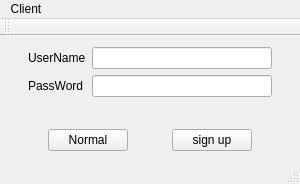
<?xml version="1.0" encoding="UTF-8"?>
<ui version="4.0">
 <class>ClientMain</class>
 <widget class="QMainWindow" name="ClientMain">
  <property name="enabled">
   <bool>true</bool>
  </property>
  <property name="geometry">
   <rect>
    <x>0</x>
    <y>0</y>
    <width>300</width>
    <height>184</height>
   </rect>
  </property>
  <property name="sizePolicy">
   <sizepolicy hsizetype="Expanding" vsizetype="Expanding">
    <horstretch>0</horstretch>
    <verstretch>0</verstretch>
   </sizepolicy>
  </property>
  <property name="minimumSize">
   <size>
    <width>300</width>
    <height>184</height>
   </size>
  </property>
  <property name="maximumSize">
   <size>
    <width>300</width>
    <height>184</height>
   </size>
  </property>
  <property name="windowTitle">
   <string>ClientMain</string>
  </property>
  <widget class="QWidget" name="centralWidget">
   <layout class="QVBoxLayout" name="verticalLayout_3">
    <item>
     <layout class="QVBoxLayout" name="verticalLayout_2">
      <item>
       <layout class="QHBoxLayout" name="horizontalLayout_3">
        <item>
         <spacer name="horizontalSpacer">
          <property name="orientation">
           <enum>Qt::Horizontal</enum>
          </property>
          <property name="sizeHint" stdset="0">
           <size>
            <width>40</width>
            <height>20</height>
           </size>
          </property>
         </spacer>
        </item>
        <item>
         <layout class="QVBoxLayout" name="verticalLayout">
          <item>
           <layout class="QHBoxLayout" name="horizontalLayout">
            <item>
             <widget class="QLabel" name="label">
              <property name="text">
               <string>UserName</string>
              </property>
             </widget>
            </item>
            <item>
             <widget class="QLineEdit" name="userEdit">
              <property name="minimumSize">
               <size>
                <width>180</width>
                <height>0</height>
               </size>
              </property>
              <property name="maximumSize">
               <size>
                <width>180</width>
                <height>16777215</height>
               </size>
              </property>
             </widget>
            </item>
           </layout>
          </item>
          <item>
           <layout class="QHBoxLayout" name="horizontalLayout_2">
            <item>
             <widget class="QLabel" name="label_2">
              <property name="text">
               <string>PassWord</string>
              </property>
             </widget>
            </item>
            <item>
             <widget class="QLineEdit" name="passEdit">
              <property name="minimumSize">
               <size>
                <width>180</width>
                <height>0</height>
               </size>
              </property>
              <property name="maximumSize">
               <size>
                <width>180</width>
                <height>16777215</height>
               </size>
              </property>
             </widget>
            </item>
           </layout>
          </item>
         </layout>
        </item>
        <item>
         <spacer name="horizontalSpacer_2">
          <property name="orientation">
           <enum>Qt::Horizontal</enum>
          </property>
          <property name="sizeHint" stdset="0">
           <size>
            <width>40</width>
            <height>20</height>
           </size>
          </property>
         </spacer>
        </item>
       </layout>
      </item>
      <item>
       <spacer name="verticalSpacer">
        <property name="orientation">
         <enum>Qt::Vertical</enum>
        </property>
        <property name="sizeHint" stdset="0">
         <size>
          <width>20</width>
          <height>40</height>
         </size>
        </property>
       </spacer>
      </item>
      <item>
       <layout class="QHBoxLayout" name="horizontalLayout_4">
        <item>
         <spacer name="horizontalSpacer_4">
          <property name="orientation">
           <enum>Qt::Horizontal</enum>
          </property>
          <property name="sizeHint" stdset="0">
           <size>
            <width>40</width>
            <height>20</height>
           </size>
          </property>
         </spacer>
        </item>
        <item>
         <widget class="QPushButton" name="changeButton">
          <property name="text">
           <string>Normal</string>
          </property>
         </widget>
        </item>
        <item>
         <spacer name="horizontalSpacer_3">
          <property name="orientation">
           <enum>Qt::Horizontal</enum>
          </property>
          <property name="sizeHint" stdset="0">
           <size>
            <width>40</width>
            <height>20</height>
           </size>
          </property>
         </spacer>
        </item>
        <item>
         <widget class="QPushButton" name="signButton">
          <property name="text">
           <string>sign up</string>
          </property>
         </widget>
        </item>
        <item>
         <spacer name="horizontalSpacer_5">
          <property name="orientation">
           <enum>Qt::Horizontal</enum>
          </property>
          <property name="sizeHint" stdset="0">
           <size>
            <width>40</width>
            <height>20</height>
           </size>
          </property>
         </spacer>
        </item>
       </layout>
      </item>
     </layout>
    </item>
   </layout>
  </widget>
  <widget class="QMenuBar" name="menuBar">
   <property name="geometry">
    <rect>
     <x>0</x>
     <y>0</y>
     <width>300</width>
     <height>28</height>
    </rect>
   </property>
   <widget class="QMenu" name="menuClient">
    <property name="title">
     <string>Client</string>
    </property>
   </widget>
   <addaction name="menuClient"/>
  </widget>
  <widget class="QToolBar" name="mainToolBar">
   <attribute name="toolBarArea">
    <enum>TopToolBarArea</enum>
   </attribute>
   <attribute name="toolBarBreak">
    <bool>false</bool>
   </attribute>
  </widget>
  <widget class="QStatusBar" name="statusBar"/>
 </widget>
 <layoutdefault spacing="6" margin="11"/>
 <resources/>
 <connections/>
</ui>
